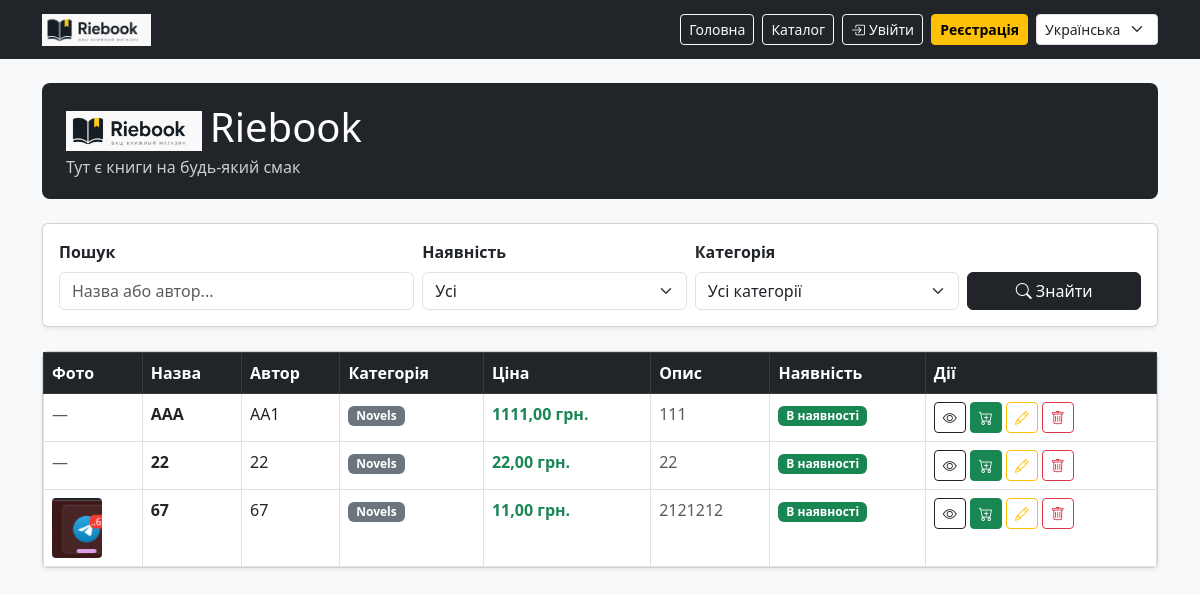
The app's page /, older data.
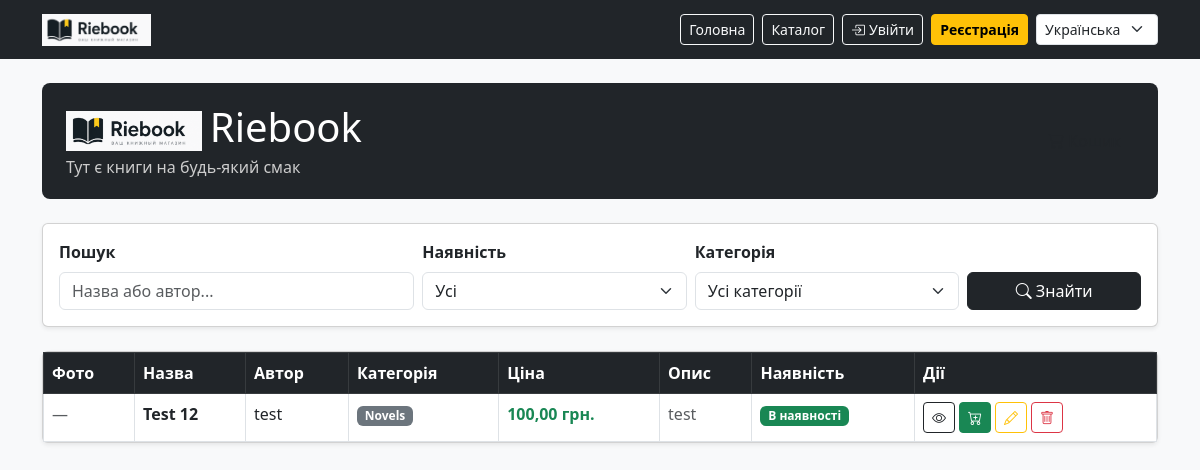
The same page, newer data.
### booksite_functions/models.py (models this page shows, shortened)
class Book(models.Model):
    STOCK_CHOICES = [
        ("y", _("In stock")),
        ("n", _("Out of stock"))
    ]
    title = models.CharField(max_length=20, verbose_name=_("Title"))
    photo = models.ImageField(upload_to="books/", blank=True, null=True, verbose_name=_("Photo"))
    author = models.TextField(verbose_name=_("Author"))
    price = models.DecimalField(max_digits=10, decimal_places=2, verbose_name=_("Price"))
    description = models.CharField(max_length=150, verbose_name=_("Description"))
    stock = models.CharField(max_length=1, choices=STOCK_CHOICES, default="y", verbose_name=_("Stock status"))
    category = models.ForeignKey(Category, on_delete=models.CASCADE, related_name="books", null=True, verbose_name=_("Category"))
    class Meta:
        verbose_name = _("Book")
        verbose_name_plural = _("Books")

class Category(models.Model):
    name = models.CharField(max_length=20)
    slug = models.SlugField(max_length=20, unique=True)
    class Meta:
        verbose_name_plural = "Categories"

### booksite_functions/views.py (the view)
# urls.py: path("", views.home, name="home"),
def home(request):
    books = Book.objects.select_related("category").all()
    stock_filter = request.GET.get("stock")
    if stock_filter:
        books = books.filter(stock=stock_filter)
    category_filter = request.GET.get("category")
    if category_filter:
        books = books.filter(category__id=category_filter)
    search = request.GET.get("search")
    if search:
        books = books.filter(Q(title__icontains=search) | Q(author__icontains=search))
    categories = Category.objects.annotate(book_count=Count("books"))
    return render(request, "home.html", {"books": books, "categories": categories})

### booksite_functions/cart.py (called while the page is built)
    def __len__(self):
        return sum(item['quantity'] for item in self.cart.values())

### booksite_functions/context_processors.py (called while the page is built)
def cart(request):
    return {'cart': Cart(request)}

### booksite_functions/templates/home.html (shortened to what this page needs)
{% extends "base.html" %}
{% load static %}
{% load i18n %}
{% block content %}
<div class="page-header d-flex justify-content-between align-items-center">
    <div>
        <h1 class="mb-0">
            <img src="{% static 'Riebook-logo.png' %}" height="40" class="me-2">Riebook
        </h1>
        <p class="mb-0 mt-1" style="color:#ccc;">{% translate "Both small and big books are here" %}</p>
    </div>
    <div>
        <a href="{% url 'books:cart_detail' %}" class="btn btn-outline-dark position-relative">
            <i class="bi bi-cart3"></i> {% translate "Cart" %}
        </a>
    </div>
</div>
<div class="card mb-4 shadow-sm mt-3">
    <div class="card-body">
        <form method="GET" class="row g-2 align-items-end">
            <div class="col-md-4">
                <label class="form-label fw-semibold">{% translate "Search" %}</label>
                <input type="text" name="search" placeholder="{% translate 'Title or author...' %}"
                    value="{{ request.GET.search|default:'' }}" class="form-control">
            </div>
            <div class="col-md-3">
                <label class="form-label fw-semibold">{% translate "Availability" %}</label>
                <select name="stock" class="form-select">
                    <option value="">{% translate "All" %}</option>
                </select>
            </div>
            <div class="col-md-3">
                <label class="form-label fw-semibold">{% translate "Category" %}</label>
                <select name="category" class="form-select">
                    <option value="">{% translate "All categories" %}</option>
                </select>
            </div>
            <div class="col-md-2">
                <button type="submit" class="btn btn-dark w-100">
                    <i class="bi bi-search"></i> {% translate "Find" %}
                </button>
            </div>
        </form>
    </div>
</div>
<div class="card shadow-sm">
    <div class="card-body p-0">
        <table class="table table-hover table-bordered mb-0">
            <thead class="table-dark">
                <tr>
                    <th>{% translate "Photo" %}</th>
                    <th>{% translate "Title" %}</th>
                    <th>{% translate "Author" %}</th>
                    <th>{% translate "Category" %}</th>
                    <th>{% translate "Price" %}</th>
                    <th>{% translate "Description" %}</th>
                    <th>{% translate "Availability" %}</th>
                    <th>{% translate "Actions" %}</th>
                </tr>
            </thead>
            <tbody>
                {% for book in books %}
                <tr>
                    <td>
                        {% if book.photo %}
                        <img src="{{ book.photo.url }}"
                            style="width:50px; height:60px; object-fit:cover; border-radius:4px;">
                        {% else %}
                        <span class="text-muted">—</span>
                        {% endif %}
                    </td>
                    <td class="fw-semibold">{{ book.title }}</td>
                    <td>{{ book.author }}</td>
                    <td><span class="badge bg-secondary">{{ book.category.name }}</span></td>
                    <td class="text-success fw-bold">{{ book.price }} {% translate "UAH" %}.</td>
                    <td class="text-muted">{{ book.description|truncatechars:50 }}</td>
                    <td>
                        {% if book.stock == "y" %}
                        <span class="badge bg-success">{% translate "In stock" %}</span>
                        {% else %}
                        <span class="badge bg-danger">{% translate "Out of stock" %}</span>
                        {% endif %}
                    </td>
                    <td>
                        <div class="d-flex gap-1">
                            <a href="{% url 'books:book-detail' book.pk %}" class="btn btn-sm btn-outline-dark">
                                <i class="bi bi-eye"></i>
                            </a>
                            {% if book.stock == "y" %}
                            <a href="{% url 'books:cart_add' book.id %}" class="btn btn-sm btn-success">
                                <i class="bi bi-cart-plus"></i>
                            </a>
                            {% endif %}
                            <a href="{% url 'books:book-update' book.pk %}" class="btn btn-sm btn-outline-warning">
                                <i class="bi bi-pencil"></i>
                            </a>
                            <a href="{% url 'books:book-delete' book.pk %}" class="btn btn-sm btn-outline-danger">
                                <i class="bi bi-trash"></i>
                            </a>
                        </div>
                    </td>
                </tr>
                {% empty %}
                <tr>
                    <td colspan="8" class="text-center text-muted py-4">
                        <i class="bi bi-inbox"></i> {% translate "No books found." %}
                    </td>
                </tr>
                {% endfor %}
            </tbody>
        </table>
    </div>
</div>
{% endblock %}

### booksite_functions/templates/base.html (shortened to what this page needs)
{% load static %}
{% load i18n %}
<!DOCTYPE html>
<html lang="{{ LANGUAGE_CODE }}">
<head>
    <link rel="stylesheet" href="https://cdn.jsdelivr.net/npm/bootstrap@5.3.0/dist/css/bootstrap.min.css">
    <link rel="stylesheet" href="https://cdn.jsdelivr.net/npm/bootstrap-icons@1.10.0/font/bootstrap-icons.css">
</head>
<body class="bg-light">
    <nav class="navbar navbar-dark bg-dark mb-4">
        <div class="container">
            <a class="navbar-brand fw-bold" href="{% url 'books:home' %}">
                <img src="{% static 'Riebook-logo.png' %}" height="32" class="me-2">
            </a>
            <div class="d-flex gap-2 align-items-center">
                <a href="{% url 'books:home' %}" class="btn btn-outline-light btn-sm">{% translate "Home" %}</a>
                <a href="{% url 'books:book-list' %}" class="btn btn-outline-light btn-sm">{% translate "Catalog" %}</a>
                {% if user.is_authenticated %}
                <a href="{% url 'books:step1' %}" class="btn btn-warning btn-sm">+ {% translate "Add book" %}</a>
                <span class="text-light small">
                    <i class="bi bi-person-circle me-1"></i>{{ user.username }}
                </span>
                <form method="post" action="{% url 'books:logout' %}" class="m-0">
                    {% csrf_token %}
                    <button type="submit" class="btn btn-outline-danger btn-sm">
                        <i class="bi bi-box-arrow-right me-1"></i>{% translate "Log Out" %}
                    </button>
                </form>
                {% else %}
                <a href="{% url 'books:login' %}" class="btn btn-outline-light btn-sm">
                    <i class="bi bi-box-arrow-in-right me-1"></i>{% translate "Log In" %}
                </a>
                <a href="{% url 'books:register' %}" class="btn btn-warning btn-sm fw-bold">
                    {% translate "Register" %}
                </a>
                {% endif %}
                <form action="{% url 'set_language' %}" method="post" class="lang-switch-form m-0">
                    {% get_current_language as CURRENT_LANGUAGE %}
                    {% get_available_languages as LANGUAGES %}
                    <select name="language" class="form-select form-select-sm" onchange="this.form.submit()">
                        {% for code, name in LANGUAGES %}
                        <option value="{{ code }}" {% if code == CURRENT_LANGUAGE %}selected{% endif %}>{{ name }}</option>
                        {% endfor %}
                    </select>
                </form>
            </div>
        </div>
    </nav>
    <div class="container mb-5">
        {% block content %}{% endblock %}
    </div>
</body>
</html>

### booksite_functions/templates/base.html (style rules this page uses)
.page-header { background: #212529; color: #fff; padding: 20px 24px; border-radius: 8px; margin-bottom: 24px; }
.lang-switch-form select { width: auto; display: inline-block; }

Row changes from the older to the newer data that the page shows:
removed Book: title "AAA", author "AA1", category.name "Novels", price "1111,00", description "111", stock "y" (drawn)
removed Book: title "22", author "22", category.name "Novels", price "22,00", description "22", stock "y" (drawn)
removed Book: photo (picture), title "67", author "67", category.name "Novels", price "11,00", description "2121212", stock "y" (drawn)
added Book: title "Test 12", author "test", category.name "Novels", price "100,00", description "test", stock "y" (drawn)
